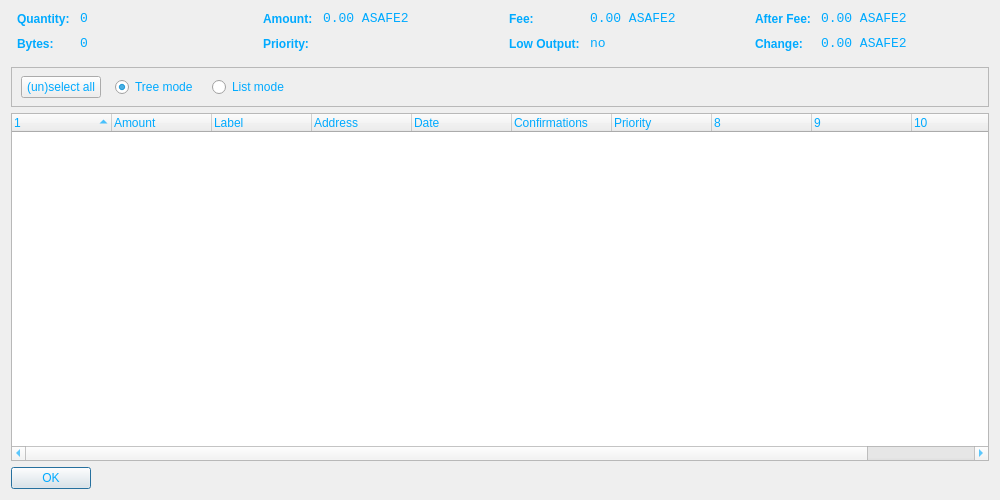
<?xml version="1.0" encoding="UTF-8"?>
<ui version="4.0">
 <class>CoinControlDialog</class>
 <widget class="QDialog" name="CoinControlDialog">
  <property name="geometry">
   <rect>
    <x>0</x>
    <y>0</y>
    <width>1000</width>
    <height>500</height>
   </rect>
  </property>
  <property name="windowTitle">
   <string>Coin Control</string>
  </property>
  <property name="styleSheet">
   <string notr="true">background-image: url(:/images/as1);
color: rgb(0, 170, 255);</string>
  </property>
  <layout class="QVBoxLayout" name="verticalLayout">
   <item>
    <layout class="QHBoxLayout" name="horizontalLayoutTop" stretch="0,0,0,0">
     <property name="topMargin">
      <number>0</number>
     </property>
     <property name="bottomMargin">
      <number>10</number>
     </property>
     <item>
      <layout class="QFormLayout" name="formLayoutCoinControl1">
       <property name="horizontalSpacing">
        <number>10</number>
       </property>
       <property name="verticalSpacing">
        <number>10</number>
       </property>
       <property name="leftMargin">
        <number>6</number>
       </property>
       <property name="rightMargin">
        <number>6</number>
       </property>
       <item row="0" column="0">
        <widget class="QLabel" name="labelCoinControlQuantityText">
         <property name="styleSheet">
          <string notr="true">font-weight:bold;</string>
         </property>
         <property name="text">
          <string>Quantity:</string>
         </property>
        </widget>
       </item>
       <item row="0" column="1">
        <widget class="QLabel" name="labelCoinControlQuantity">
         <property name="font">
          <font>
           <family>Monospace</family>
           <pointsize>10</pointsize>
          </font>
         </property>
         <property name="cursor">
          <cursorShape>IBeamCursor</cursorShape>
         </property>
         <property name="contextMenuPolicy">
          <enum>Qt::ActionsContextMenu</enum>
         </property>
         <property name="text">
          <string notr="true">0</string>
         </property>
         <property name="textInteractionFlags">
          <set>Qt::LinksAccessibleByMouse|Qt::TextSelectableByKeyboard|Qt::TextSelectableByMouse</set>
         </property>
        </widget>
       </item>
       <item row="1" column="0">
        <widget class="QLabel" name="labelCoinControlBytesText">
         <property name="styleSheet">
          <string notr="true">font-weight:bold;</string>
         </property>
         <property name="text">
          <string>Bytes:</string>
         </property>
        </widget>
       </item>
       <item row="1" column="1">
        <widget class="QLabel" name="labelCoinControlBytes">
         <property name="font">
          <font>
           <family>Monospace</family>
           <pointsize>10</pointsize>
          </font>
         </property>
         <property name="cursor">
          <cursorShape>IBeamCursor</cursorShape>
         </property>
         <property name="contextMenuPolicy">
          <enum>Qt::ActionsContextMenu</enum>
         </property>
         <property name="text">
          <string notr="true">0</string>
         </property>
         <property name="textInteractionFlags">
          <set>Qt::LinksAccessibleByMouse|Qt::TextSelectableByKeyboard|Qt::TextSelectableByMouse</set>
         </property>
        </widget>
       </item>
      </layout>
     </item>
     <item>
      <layout class="QFormLayout" name="formLayoutCoinControl2">
       <property name="horizontalSpacing">
        <number>10</number>
       </property>
       <property name="verticalSpacing">
        <number>10</number>
       </property>
       <property name="leftMargin">
        <number>6</number>
       </property>
       <property name="rightMargin">
        <number>6</number>
       </property>
       <item row="0" column="0">
        <widget class="QLabel" name="labelCoinControlAmountText">
         <property name="styleSheet">
          <string notr="true">font-weight:bold;</string>
         </property>
         <property name="text">
          <string>Amount:</string>
         </property>
        </widget>
       </item>
       <item row="0" column="1">
        <widget class="QLabel" name="labelCoinControlAmount">
         <property name="font">
          <font>
           <family>Monospace</family>
           <pointsize>10</pointsize>
          </font>
         </property>
         <property name="cursor">
          <cursorShape>IBeamCursor</cursorShape>
         </property>
         <property name="contextMenuPolicy">
          <enum>Qt::ActionsContextMenu</enum>
         </property>
         <property name="text">
          <string notr="true">0.00 ASAFE2</string>
         </property>
         <property name="textInteractionFlags">
          <set>Qt::LinksAccessibleByMouse|Qt::TextSelectableByKeyboard|Qt::TextSelectableByMouse</set>
         </property>
        </widget>
       </item>
       <item row="1" column="0">
        <widget class="QLabel" name="labelCoinControlPriorityText">
         <property name="styleSheet">
          <string notr="true">font-weight:bold;</string>
         </property>
         <property name="text">
          <string>Priority:</string>
         </property>
        </widget>
       </item>
       <item row="1" column="1">
        <widget class="QLabel" name="labelCoinControlPriority">
         <property name="font">
          <font>
           <family>Monospace</family>
           <pointsize>10</pointsize>
          </font>
         </property>
         <property name="cursor">
          <cursorShape>IBeamCursor</cursorShape>
         </property>
         <property name="contextMenuPolicy">
          <enum>Qt::ActionsContextMenu</enum>
         </property>
         <property name="text">
          <string/>
         </property>
         <property name="textInteractionFlags">
          <set>Qt::LinksAccessibleByMouse|Qt::TextSelectableByKeyboard|Qt::TextSelectableByMouse</set>
         </property>
        </widget>
       </item>
      </layout>
     </item>
     <item>
      <layout class="QFormLayout" name="formLayoutCoinControl3">
       <property name="horizontalSpacing">
        <number>10</number>
       </property>
       <property name="verticalSpacing">
        <number>10</number>
       </property>
       <property name="leftMargin">
        <number>6</number>
       </property>
       <property name="rightMargin">
        <number>6</number>
       </property>
       <item row="0" column="0">
        <widget class="QLabel" name="labelCoinControlFeeText">
         <property name="styleSheet">
          <string notr="true">font-weight:bold;</string>
         </property>
         <property name="text">
          <string>Fee:</string>
         </property>
        </widget>
       </item>
       <item row="0" column="1">
        <widget class="QLabel" name="labelCoinControlFee">
         <property name="font">
          <font>
           <family>Monospace</family>
           <pointsize>10</pointsize>
          </font>
         </property>
         <property name="cursor">
          <cursorShape>IBeamCursor</cursorShape>
         </property>
         <property name="contextMenuPolicy">
          <enum>Qt::ActionsContextMenu</enum>
         </property>
         <property name="text">
          <string notr="true">0.00 ASAFE2</string>
         </property>
         <property name="textInteractionFlags">
          <set>Qt::LinksAccessibleByMouse|Qt::TextSelectableByKeyboard|Qt::TextSelectableByMouse</set>
         </property>
        </widget>
       </item>
       <item row="1" column="0">
        <widget class="QLabel" name="labelCoinControlLowOutputText">
         <property name="enabled">
          <bool>false</bool>
         </property>
         <property name="styleSheet">
          <string notr="true">font-weight:bold;</string>
         </property>
         <property name="text">
          <string>Low Output:</string>
         </property>
        </widget>
       </item>
       <item row="1" column="1">
        <widget class="QLabel" name="labelCoinControlLowOutput">
         <property name="enabled">
          <bool>false</bool>
         </property>
         <property name="font">
          <font>
           <family>Monospace</family>
           <pointsize>10</pointsize>
          </font>
         </property>
         <property name="cursor">
          <cursorShape>IBeamCursor</cursorShape>
         </property>
         <property name="contextMenuPolicy">
          <enum>Qt::ActionsContextMenu</enum>
         </property>
         <property name="text">
          <string notr="true">no</string>
         </property>
         <property name="textInteractionFlags">
          <set>Qt::LinksAccessibleByMouse|Qt::TextSelectableByKeyboard|Qt::TextSelectableByMouse</set>
         </property>
        </widget>
       </item>
      </layout>
     </item>
     <item>
      <layout class="QFormLayout" name="formLayoutCoinControl4">
       <property name="horizontalSpacing">
        <number>10</number>
       </property>
       <property name="verticalSpacing">
        <number>10</number>
       </property>
       <property name="leftMargin">
        <number>6</number>
       </property>
       <property name="rightMargin">
        <number>6</number>
       </property>
       <item row="0" column="0">
        <widget class="QLabel" name="labelCoinControlAfterFeeText">
         <property name="styleSheet">
          <string notr="true">font-weight:bold;</string>
         </property>
         <property name="text">
          <string>After Fee:</string>
         </property>
        </widget>
       </item>
       <item row="0" column="1">
        <widget class="QLabel" name="labelCoinControlAfterFee">
         <property name="font">
          <font>
           <family>Monospace</family>
           <pointsize>10</pointsize>
          </font>
         </property>
         <property name="cursor">
          <cursorShape>IBeamCursor</cursorShape>
         </property>
         <property name="contextMenuPolicy">
          <enum>Qt::ActionsContextMenu</enum>
         </property>
         <property name="text">
          <string notr="true">0.00 ASAFE2</string>
         </property>
         <property name="textInteractionFlags">
          <set>Qt::LinksAccessibleByMouse|Qt::TextSelectableByKeyboard|Qt::TextSelectableByMouse</set>
         </property>
        </widget>
       </item>
       <item row="1" column="0">
        <widget class="QLabel" name="labelCoinControlChangeText">
         <property name="enabled">
          <bool>false</bool>
         </property>
         <property name="styleSheet">
          <string notr="true">font-weight:bold;</string>
         </property>
         <property name="text">
          <string>Change:</string>
         </property>
        </widget>
       </item>
       <item row="1" column="1">
        <widget class="QLabel" name="labelCoinControlChange">
         <property name="enabled">
          <bool>false</bool>
         </property>
         <property name="font">
          <font>
           <family>Monospace</family>
           <pointsize>10</pointsize>
          </font>
         </property>
         <property name="cursor">
          <cursorShape>IBeamCursor</cursorShape>
         </property>
         <property name="contextMenuPolicy">
          <enum>Qt::ActionsContextMenu</enum>
         </property>
         <property name="text">
          <string notr="true">0.00 ASAFE2</string>
         </property>
         <property name="textInteractionFlags">
          <set>Qt::LinksAccessibleByMouse|Qt::TextSelectableByKeyboard|Qt::TextSelectableByMouse</set>
         </property>
        </widget>
       </item>
      </layout>
     </item>
    </layout>
   </item>
   <item>
    <widget class="QFrame" name="frame">
     <property name="minimumSize">
      <size>
       <width>0</width>
       <height>40</height>
      </size>
     </property>
     <property name="frameShape">
      <enum>QFrame::StyledPanel</enum>
     </property>
     <property name="frameShadow">
      <enum>QFrame::Sunken</enum>
     </property>
     <widget class="QWidget" name="horizontalLayoutWidget">
      <property name="geometry">
       <rect>
        <x>10</x>
        <y>0</y>
        <width>781</width>
        <height>41</height>
       </rect>
      </property>
      <layout class="QHBoxLayout" name="horizontalLayoutPanel" stretch="0,0,0,0">
       <property name="spacing">
        <number>14</number>
       </property>
       <item>
        <widget class="QPushButton" name="pushButtonSelectAll">
         <property name="sizePolicy">
          <sizepolicy hsizetype="Maximum" vsizetype="Fixed">
           <horstretch>0</horstretch>
           <verstretch>0</verstretch>
          </sizepolicy>
         </property>
         <property name="text">
          <string>(un)select all</string>
         </property>
        </widget>
       </item>
       <item>
        <widget class="QRadioButton" name="radioTreeMode">
         <property name="sizePolicy">
          <sizepolicy hsizetype="Maximum" vsizetype="Fixed">
           <horstretch>0</horstretch>
           <verstretch>0</verstretch>
          </sizepolicy>
         </property>
         <property name="text">
          <string>Tree mode</string>
         </property>
         <property name="checked">
          <bool>true</bool>
         </property>
        </widget>
       </item>
       <item>
        <widget class="QRadioButton" name="radioListMode">
         <property name="sizePolicy">
          <sizepolicy hsizetype="Maximum" vsizetype="Fixed">
           <horstretch>0</horstretch>
           <verstretch>0</verstretch>
          </sizepolicy>
         </property>
         <property name="text">
          <string>List mode</string>
         </property>
        </widget>
       </item>
       <item>
        <spacer name="horizontalSpacer">
         <property name="orientation">
          <enum>Qt::Horizontal</enum>
         </property>
         <property name="sizeHint" stdset="0">
          <size>
           <width>40</width>
           <height>20</height>
          </size>
         </property>
        </spacer>
       </item>
      </layout>
     </widget>
    </widget>
   </item>
   <item>
    <widget class="CoinControlTreeWidget" name="treeWidget">
     <property name="contextMenuPolicy">
      <enum>Qt::CustomContextMenu</enum>
     </property>
     <property name="sortingEnabled">
      <bool>false</bool>
     </property>
     <property name="columnCount">
      <number>11</number>
     </property>
     <attribute name="headerShowSortIndicator" stdset="0">
      <bool>true</bool>
     </attribute>
     <attribute name="headerStretchLastSection">
      <bool>false</bool>
     </attribute>
     <column>
      <property name="text">
       <string/>
      </property>
     </column>
     <column>
      <property name="text">
       <string>Amount</string>
      </property>
     </column>
     <column>
      <property name="text">
       <string>Label</string>
      </property>
     </column>
     <column>
      <property name="text">
       <string>Address</string>
      </property>
     </column>
     <column>
      <property name="text">
       <string>Date</string>
      </property>
     </column>
     <column>
      <property name="text">
       <string>Confirmations</string>
      </property>
      <property name="toolTip">
       <string>Confirmed</string>
      </property>
     </column>
     <column>
      <property name="text">
       <string>Priority</string>
      </property>
     </column>
     <column>
      <property name="text">
       <string/>
      </property>
     </column>
     <column>
      <property name="text">
       <string/>
      </property>
     </column>
     <column>
      <property name="text">
       <string/>
      </property>
     </column>
     <column>
      <property name="text">
       <string/>
      </property>
     </column>
    </widget>
   </item>
   <item>
    <widget class="QDialogButtonBox" name="buttonBox">
     <property name="sizePolicy">
      <sizepolicy hsizetype="Maximum" vsizetype="Fixed">
       <horstretch>0</horstretch>
       <verstretch>0</verstretch>
      </sizepolicy>
     </property>
     <property name="orientation">
      <enum>Qt::Horizontal</enum>
     </property>
     <property name="standardButtons">
      <set>QDialogButtonBox::Ok</set>
     </property>
    </widget>
   </item>
  </layout>
 </widget>
 <customwidgets>
  <customwidget>
   <class>CoinControlTreeWidget</class>
   <extends>QTreeWidget</extends>
   <header>coincontroltreewidget.h</header>
  </customwidget>
 </customwidgets>
 <resources/>
 <connections/>
</ui>
